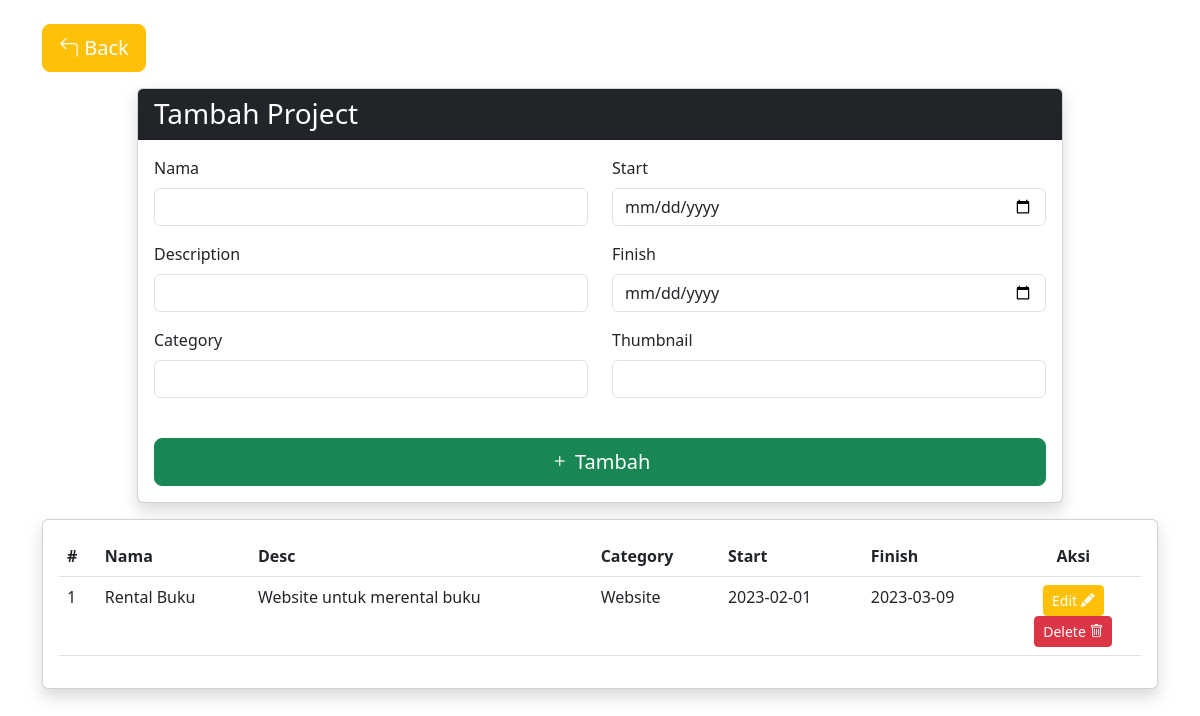
/admin/project/index.php (signed in), run on an earlier commit of the app's database.
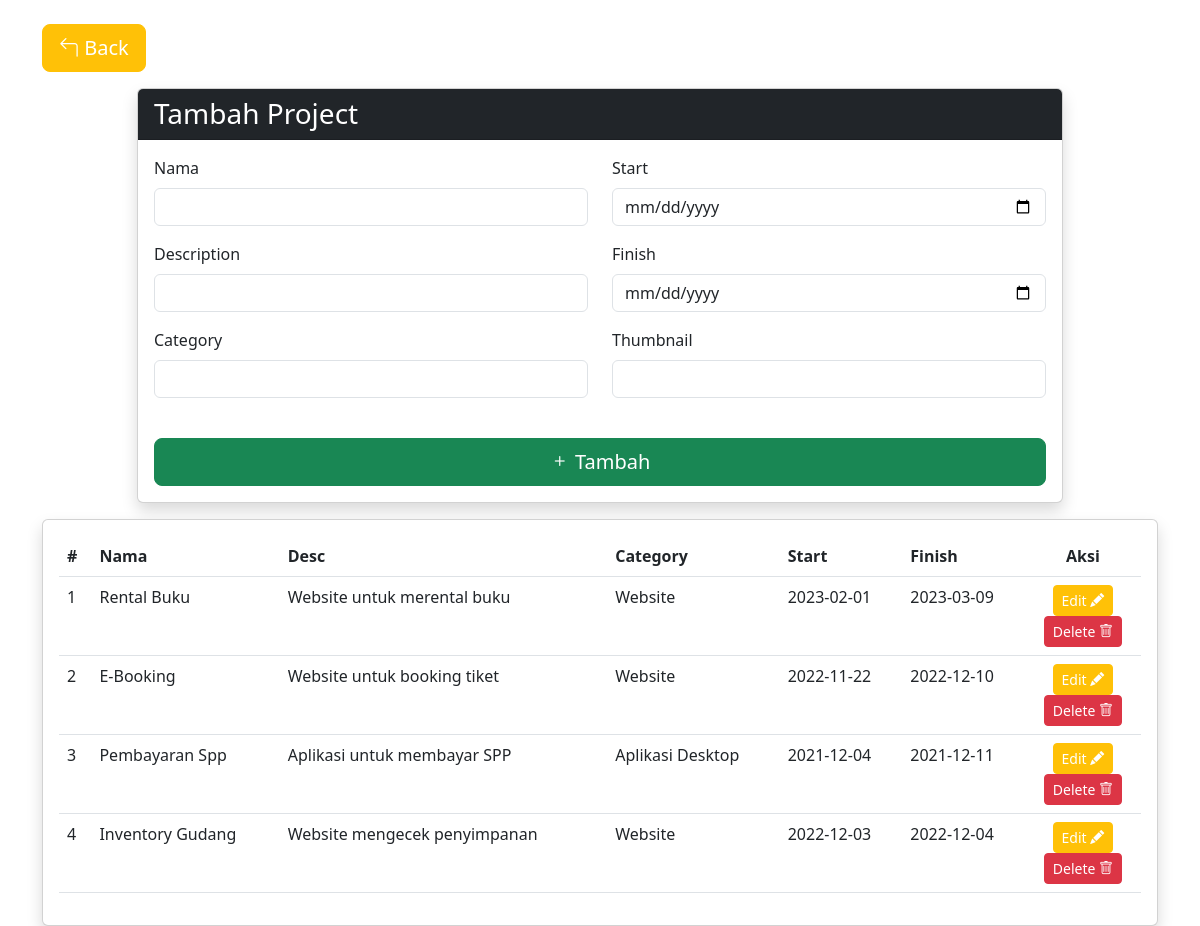
And on a later commit of the database.
### tables this page shows
CREATE TABLE `project` (
  `project_id` int(11) NOT NULL,
  `name` varchar(100) NOT NULL,
  `description` varchar(100) NOT NULL,
  `category` varchar(20) NOT NULL,
  `start_date` date NOT NULL,
  `finish_date` date NOT NULL,
  `thumbnail` varchar(255) NOT NULL
);

### admin/project/index.php (the view, shortened to what the changed rows need)
<?php
require "../../db.php";
$projeks =  $conn->query("SELECT * FROM project");
?>
<!doctype html>
<html lang="en">
<head>
    <link rel="stylesheet" href="../../assets/bootstrap/css/bootstrap.min.css">
    <link rel="stylesheet" href="https://cdn.jsdelivr.net/npm/bootstrap-icons@1.10.5/font/bootstrap-icons.css">
</head>
<body>
    <div class="row">
        <div class="col-lg-12">
            <div class="card shadow">
                <div class="card-body">
                    <table class=" table table-hover">
                        <thead>
                            <tr>
                                <th>#</th>
                                <th>Nama</th>
                                <th>Desc</th>
                                <th>Category</th>
                                <th>Start</th>
                                <th>Finish</th>
                                <th class="text-center">Aksi</th>
                            </tr>
                        </thead>
                        <tbody>
                            <?php $no = 1;
                            foreach ($projeks as $pro) { ?>
                                <tr>
                                    <td><?= $no++ ?></td>
                                    <td><?= $pro['name'] ?></td>
                                    <td><?= $pro['description'] ?></td>
                                    <td><?= $pro['category'] ?></td>
                                    <td><?= $pro['start_date'] ?></td>
                                    <td><?= $pro['finish_date'] ?></td>
                                    <td class="text-center">
                                        <a href="edit.php?id=<?= $pro['project_id'] ?>" class="btn btn-warning text-white btn-sm">Edit <i class="bi bi-pencil-fill"></i></a>
                                        <form action="" method="POST">
                                            <button type="submit" name="delete" class="btn btn-danger text-white btn-sm">Delete <i class="bi bi-trash"></i></button>
                                        </form>
                                    </td>
                                </tr>
                            <?php } ?>
                        </tbody>
                    </table>
                </div>
            </div>
        </div>
    </div>
</body>
</html>

What changed in the data, as far as the page shows it:
added project: name "E-Booking", description "Website untuk booking tiket", category "Website", start_date "2022-11-22", finish_date "2022-12-10"
added project: name "Pembayaran Spp", description "Aplikasi untuk membayar SPP", category "Aplikasi Desktop", start_date "2021-12-04", finish_date "2021-12-11"
added project: name "Inventory Gudang", description "Website mengecek penyimpanan", category "Website", start_date "2022-12-03", finish_date "2022-12-04"
